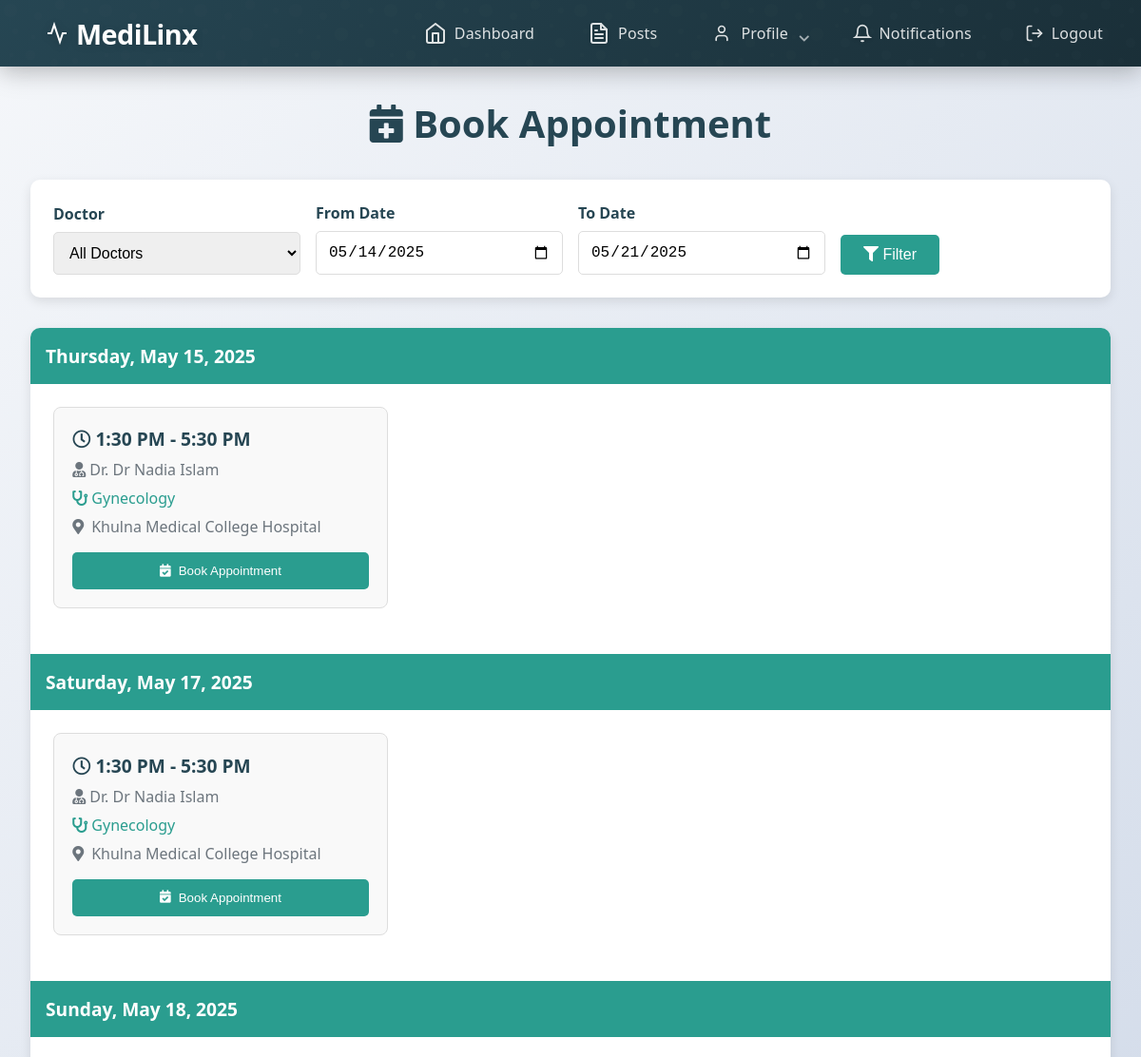
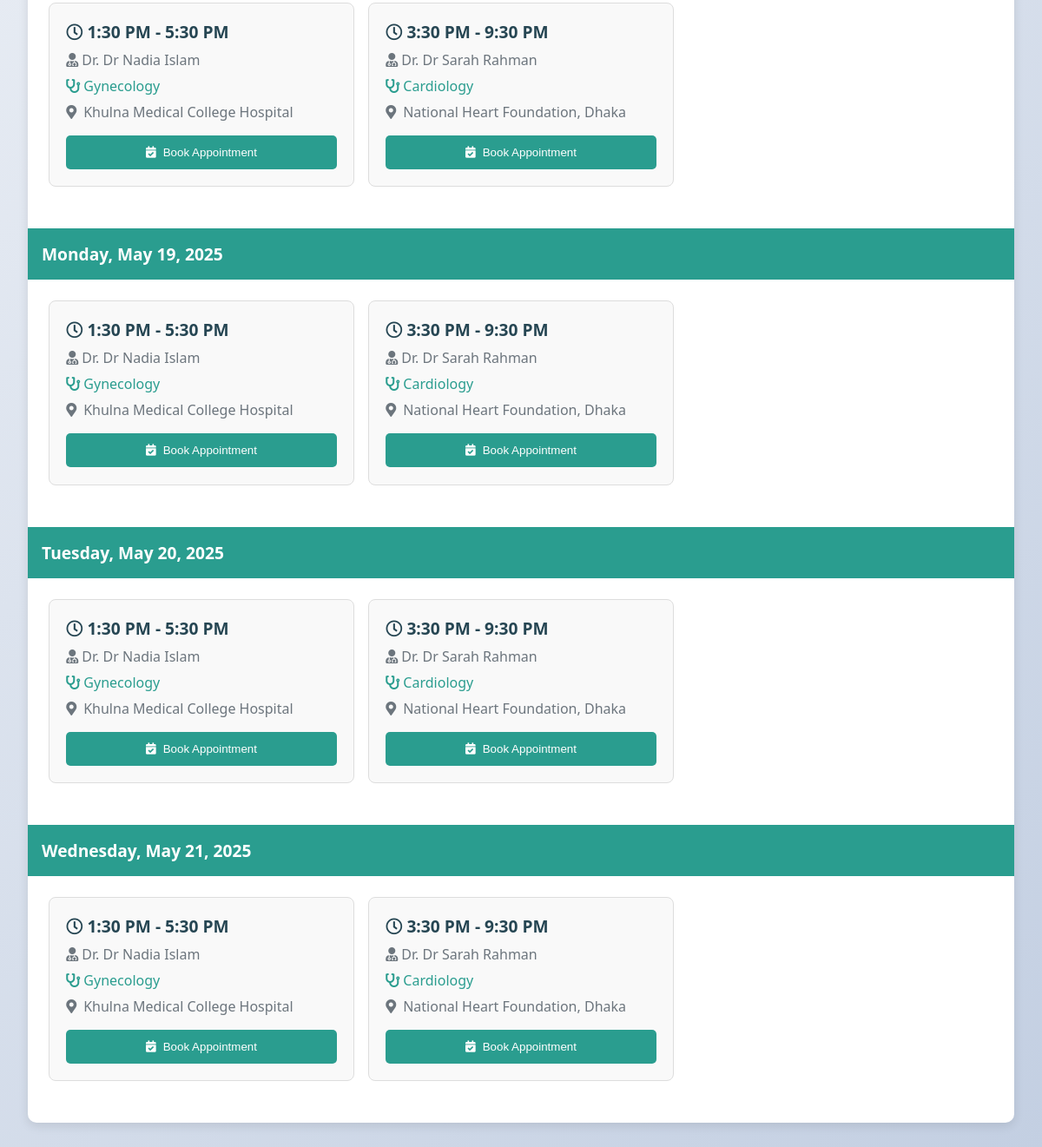
/calendar_booking.php (signed in), run on the app's committed database (2 pictures, top to bottom).
### tables this page shows
CREATE TABLE `time_slots` (
  `id` int(11) NOT NULL,
  `doctor_id` int(11) NOT NULL,
  `start_time` datetime NOT NULL,
  `end_time` datetime NOT NULL,
  `location` varchar(255) NOT NULL,
  `status` enum('available','booked','cancelled') DEFAULT 'available',
  `capacity` int(11) DEFAULT 20,
  `booked_count` int(11) DEFAULT 0,
  `slot_duration` int(11) DEFAULT 30 COMMENT 'Duration of each appointment slot in minutes'
);

CREATE TABLE `users` (
  `id` int(11) NOT NULL,
  `role` enum('patient','doctor','admin') NOT NULL,
  `username` varchar(50) NOT NULL,
  `email` varchar(100) NOT NULL,
  `password` varchar(255) NOT NULL,
  `phone` varchar(20) DEFAULT NULL,
  `date_of_birth` date DEFAULT NULL,
  `gender` enum('Male','Female','Other') DEFAULT NULL,
  `address` varchar(255) DEFAULT NULL,
  `medical_history` text DEFAULT NULL,
  `specialty` varchar(100) DEFAULT NULL,
  `medical_license_number` varchar(100) DEFAULT NULL,
  `work_address` varchar(255) DEFAULT NULL,
  `consultation_hours` text DEFAULT NULL,
  `profile_image` varchar(255) DEFAULT NULL,
  `email_verified_at` timestamp NULL DEFAULT NULL,
  `email_verification_pin` char(6) DEFAULT NULL,
  `email_verification_pin_expiry` datetime DEFAULT NULL,
  `created_at` timestamp NOT NULL DEFAULT current_timestamp(),
  `degrees_and_certifications` varchar(400) DEFAULT NULL,
  `years_of_experience` int(11) DEFAULT NULL,
  `available_consultation_hours` varchar(500) DEFAULT NULL,
  `languages_spoken` varchar(255) DEFAULT NULL,
  `professional_biography` varchar(1000) DEFAULT NULL
);

### calendar_booking.php (the view, shortened to what this page needs)
<?php
$conn = connectDB();
$date_from = isset($_GET['date_from']) ? $_GET['date_from'] : date('Y-m-d');
$date_to = isset($_GET['date_to']) ? $_GET['date_to'] : date('Y-m-d', strtotime('+7 days'));
$query = "SELECT ts.*, u.username as doctor_name, u.specialty,
          (SELECT COUNT(*) FROM appointments WHERE slot_id = ts.id) as booked_count
          FROM time_slots ts
          JOIN users u ON ts.doctor_id = u.id
          WHERE ts.status = 'available'
          AND ts.start_time BETWEEN ? AND ? ";
$params = [$date_from . ' 00:00:00', $date_to . ' 23:59:59'];
$types = "ss";
$query .= "ORDER BY ts.start_time ASC";
$stmt = $conn->prepare($query);
$stmt->bind_param($types, ...$params);
$stmt->execute();
$result = $stmt->get_result();
$slots = [];
while ($row = $result->fetch_assoc()) {
    $date = date('Y-m-d', strtotime($row['start_time']));
    $slots[$date][] = $row;
}
$booked_slots = [];
?>
<!DOCTYPE html>
<html lang="en">
<head>
    <link rel="stylesheet" href="https://cdnjs.cloudflare.com/ajax/libs/font-awesome/6.0.0/css/all.min.css">
</head>
<body>
    <?php include 'navbar.php'; ?>
    <div class="container">
        <h1><i class="fas fa-calendar-plus"></i> Book Appointment</h1>
        <div class="filters">
            <form method="GET">
                <div class="form-group">
                    <label for="doctor_id">Doctor</label>
                    <select name="doctor_id" id="doctor_id">
                        <option value="">All Doctors</option>
                    </select>
                </div>
                <div class="form-group">
                    <label for="date_from">From Date</label>
                    <input type="date" name="date_from" id="date_from" value="<?php echo $date_from; ?>">
                </div>
                <div class="form-group">
                    <label for="date_to">To Date</label>
                    <input type="date" name="date_to" id="date_to" value="<?php echo $date_to; ?>">
                </div>
                <div class="form-group">
                    <button type="submit"><i class="fas fa-filter"></i> Filter</button>
                </div>
            </form>
        </div>
        <div class="calendar">
            <?php if (empty($slots)): ?>
                <div class="no-slots">
                    <i class="fas fa-calendar-times fa-3x" style="color: var(--gray); margin-bottom: 1rem;"></i>
                    <p>No available appointment slots found for the selected criteria.</p>
                    <p>Try changing your search filters or contact support.</p>
                </div>
            <?php else: ?>
                <?php foreach ($slots as $date => $day_slots): ?>
                    <div class="date-group">
                        <div class="date-header">
                            <?php echo date('l, F j, Y', strtotime($date)); ?>
                        </div>
                        <div class="slot-container">
                            <?php foreach ($day_slots as $slot): ?>
                                <?php
                                $is_booked = in_array($slot['id'], $booked_slots);
                                $is_full = isset($slot['capacity']) && $slot['booked_count'] >= $slot['capacity'];
                                ?>
                                <div class="slot-card <?php echo $is_booked ? 'booked' : ''; ?>">
                                    <div class="slot-time">
                                        <i class="far fa-clock"></i>
                                        <?php echo date('g:i A', strtotime($slot['start_time'])); ?> -
                                        <?php echo date('g:i A', strtotime($slot['end_time'])); ?>
                                    </div>
                                    <div class="slot-doctor">
                                        <i class="fas fa-user-md"></i> Dr. <?php echo htmlspecialchars($slot['doctor_name']); ?>
                                    </div>
                                    <div class="slot-specialty">
                                        <i class="fas fa-stethoscope"></i> <?php echo htmlspecialchars($slot['specialty']); ?>
                                    </div>
                                    <div class="slot-location">
                                        <i class="fas fa-map-marker-alt"></i> <?php echo htmlspecialchars($slot['location']); ?>
                                    </div>
                                    <?php if ($is_booked): ?>
                                        <button class="book-btn" disabled>
                                            <i class="fas fa-check-circle"></i> Already Booked
                                        </button>
                                    <?php elseif ($is_full): ?>
                                        <button class="book-btn" disabled>
                                            <i class="fas fa-ban"></i> Fully Booked
                                        </button>
                                    <?php else: ?>
                                        <button class="book-btn" onclick="openBookingModal(<?php echo $slot['id']; ?>, '<?php echo htmlspecialchars($slot['doctor_name']); ?>', '<?php echo date('l, F j, Y g:i A', strtotime($slot['start_time'])); ?>')">
                                            <i class="fas fa-calendar-check"></i> Book Appointment
                                        </button>
                                    <?php endif; ?>
                                </div>
                            <?php endforeach; ?>
                        </div>
                    </div>
                <?php endforeach; ?>
            <?php endif; ?>
        </div>
    </div>
</body>
</html>

### calendar_booking.php (style rules this page uses)
:root { --primary: #2A9D8F; --secondary: #264653; --accent: #E9C46A; --light: #F8F9FA; --danger: #E76F51; --success: #4CAF50; --gray: #6c757d; }
* { margin: 0; padding: 0; box-sizing: border-box; }
body { font-family: 'Segoe UI', Tahoma, Geneva, Verdana, sans-serif; background: linear-gradient(135deg, #f5f7fa 0%, #c3cfe2 100%); color: var(--secondary); min-height: 100vh; }
.container { max-width: 1200px; margin: 0 auto; padding: 2rem; }
h1 { text-align: center; margin-bottom: 2rem; color: var(--secondary); font-size: 2.5rem; }
.filters { background: white; padding: 1.5rem; border-radius: 10px; box-shadow: 0 4px 12px rgba(0, 0, 0, 0.1); margin-bottom: 2rem; }
.filters form { display: flex; flex-wrap: wrap; gap: 1rem; align-items: flex-end; }
.form-group { flex: 1; min-width: 200px; }
.form-group label { display: block; margin-bottom: 0.5rem; font-weight: 600; }
.form-group select, .form-group input { width: 100%; padding: 0.75rem; border: 1px solid #ddd; border-radius: 5px; font-size: 1rem; }
.form-group button { background-color: var(--primary); color: white; border: none; padding: 0.75rem 1.5rem; border-radius: 5px; cursor: pointer; font-size: 1rem; transition: all 0.3s ease; }
.calendar { background: white; border-radius: 10px; box-shadow: 0 4px 12px rgba(0, 0, 0, 0.1); overflow: hidden; }
.date-group { margin-bottom: 1.5rem; }
.date-header { background-color: var(--primary); color: white; padding: 1rem; font-size: 1.2rem; font-weight: 600; }
.slot-container { display: grid; grid-template-columns: repeat(auto-fill, minmax(300px, 1fr)); gap: 1rem; padding: 1.5rem; }
.slot-card { border: 1px solid #ddd; border-radius: 8px; padding: 1.2rem; transition: all 0.3s ease; background: #f9f9f9; }
.slot-time { font-size: 1.2rem; font-weight: 600; color: var(--secondary); margin-bottom: 0.5rem; }
.slot-doctor { color: var(--gray); margin-bottom: 0.5rem; }
.slot-specialty { color: var(--primary); font-weight: 500; margin-bottom: 0.5rem; }
.slot-location { display: flex; align-items: center; gap: 0.5rem; margin-bottom: 1rem; color: var(--gray); }
.book-btn { width: 100%; background-color: var(--primary); color: white; border: none; padding: 0.75rem; border-radius: 5px; cursor: pointer; font-weight: 500; transition: all 0.3s ease; display: flex; justify-content: center; align-items: center; gap: 0.5rem; }

### navbar.php (style rules this page uses)
:root { --navbar-height: 70px; --primary: #2A9D8F; --secondary: #264653; --accent: #E76F51; --light: #F8F9FA; --transition-bounce: cubic-bezier(0.34, 1.56, 0.64, 1); --transition-smooth: cubic-bezier(0.4, 0, 0.2, 1); }

### data on the page
time_slots: start_time "1:30 PM", end_time "5:30 PM", doctor.username "Dr Nadia Islam", doctor.specialty "Gynecology", location "Khulna Medical College Hospital"
time_slots: start_time "1:30 PM", end_time "5:30 PM", doctor.username "Dr Nadia Islam", doctor.specialty "Gynecology", location "Khulna Medical College Hospital"
time_slots: start_time "1:30 PM", end_time "5:30 PM", doctor.username "Dr Nadia Islam", doctor.specialty "Gynecology", location "Khulna Medical College Hospital"
time_slots: start_time "3:30 PM", end_time "9:30 PM", doctor.username "Dr Sarah Rahman", doctor.specialty "Cardiology", location "National Heart Foundation, Dhaka"
time_slots: start_time "1:30 PM", end_time "5:30 PM", doctor.username "Dr Nadia Islam", doctor.specialty "Gynecology", location "Khulna Medical College Hospital"
time_slots: start_time "3:30 PM", end_time "9:30 PM", doctor.username "Dr Sarah Rahman", doctor.specialty "Cardiology", location "National Heart Foundation, Dhaka"
time_slots: start_time "1:30 PM", end_time "5:30 PM", doctor.username "Dr Nadia Islam", doctor.specialty "Gynecology", location "Khulna Medical College Hospital"
time_slots: start_time "3:30 PM", end_time "9:30 PM", doctor.username "Dr Sarah Rahman", doctor.specialty "Cardiology", location "National Heart Foundation, Dhaka"
time_slots: start_time "Wednesday, May 21, 2025", start_time "3:30 PM", end_time "9:30 PM", doctor.username "Dr Sarah Rahman", doctor.specialty "Cardiology", location "National Heart Foundation, Dhaka"
time_slots: start_time "1:30 PM", end_time "5:30 PM", doctor.username "Dr Nadia Islam", doctor.specialty "Gynecology", location "Khulna Medical College Hospital"

### other printed values
date('l, F j, Y', strtotime($date)) "Thursday, May 15, 2025"
date('l, F j, Y', strtotime($date)) "Saturday, May 17, 2025"
date('l, F j, Y', strtotime($date)) "Sunday, May 18, 2025"
date('l, F j, Y', strtotime($date)) "Monday, May 19, 2025"
date('l, F j, Y', strtotime($date)) "Tuesday, May 20, 2025"
